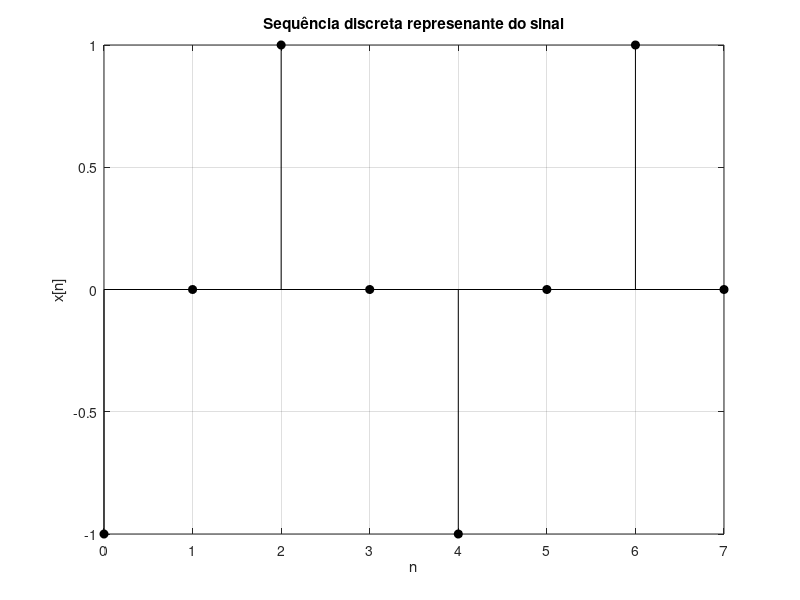
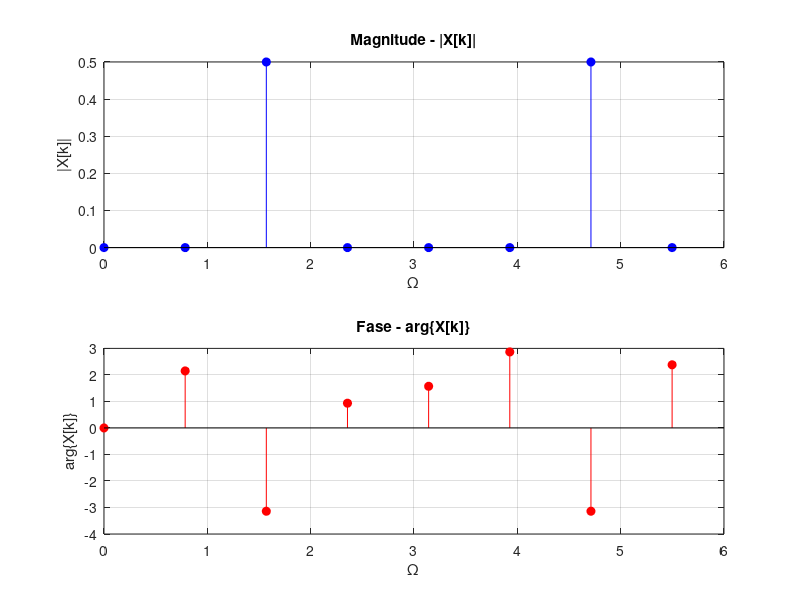

Recreate these plots in MATLAB, in order.
close all
clear
clc

x = [-1 0 1 0 -1 0 1 0];
N = length(x);
w0 = 2*pi/N;
n = 0:N-1;
wi = n*w0;

figure
stem(n,x,'k','filled')
xlabel('n')
ylabel('x[n]')
title('Sequência discreta represenante do sinal')
grid on

%%

% Matriz DFT 8x8 com valores calculados manualmente
F = [1 1 1 1 1 1 1 1;
    1 exp(-1i*pi/4) exp(-1i*pi/2) exp(-1i*3*pi/4) exp(-1i*pi) exp(-1i*5*pi/4) exp(-1i*3*pi/2) exp(-1i*2*pi);
    1 exp(-1i*pi/2) exp(-1i*pi) exp(-1i*3*pi/2) exp(-1i*2*pi) exp(-1i*5*pi/2) exp(-1i*3*pi) exp(-1i*7*pi/2);
    1 exp(-1i*3*pi/4) exp(-1i*3*pi/2) exp(-1i*9*pi/4) exp(-1i*3*pi) exp(-1i*15*pi/4) exp(-1i*9*pi/2) exp(-1i*21*pi/4);
    1 exp(-1i*pi) exp(-1i*2*pi) exp(-1i*3*pi) exp(-1i*4*pi) exp(-1i*5*pi) exp(-1i*6*pi) exp(-1i*7*pi);
    1 exp(-1i*5*pi/4) exp(-1i*5*pi/2) exp(-1i*15*pi/4) exp(-1i*5*pi) exp(-1i*25*pi/4) exp(-1i*15*pi/2) exp(-1i*35*pi/4);
    1 exp(-1i*3*pi/2) exp(-1i*3*pi) exp(-1i*9*pi/2) exp(-1i*6*pi) exp(-1i*15*pi/2) exp(-1i*9*pi) exp(-1i*21*pi/2);
    1 exp(-1i*2*pi) exp(-1i*7*pi/2) exp(-1i*21*pi/4) exp(-1i*7*pi) exp(-1i*35*pi/4) exp(-1i*21*pi/2) exp(-1i*49*pi/4)];

X = (1/N)*F*x';

figure
subplot(2,1,1)
stem(wi,abs(X), 'filled', 'b')
grid on
title('Magnitude - |X[k]|')
xlabel('\Omega')
ylabel('|X[k]|')

subplot(2,1,2)
stem(wi,angle(X), 'filled', 'r')
grid on
title('Fase - arg\{X[k]\}')
xlabel('\Omega')
ylabel('arg\{X[k]\}')